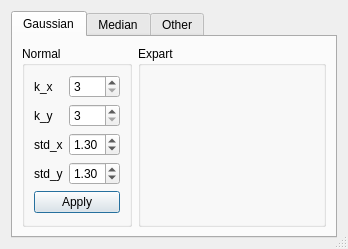
<?xml version="1.0" encoding="UTF-8"?>
<ui version="4.0">
 <class>BlurDialog</class>
 <widget class="QDialog" name="BlurDialog">
  <property name="geometry">
   <rect>
    <x>0</x>
    <y>0</y>
    <width>348</width>
    <height>219</height>
   </rect>
  </property>
  <property name="windowTitle">
   <string>BlurDialog</string>
  </property>
  <property name="sizeGripEnabled">
   <bool>true</bool>
  </property>
  <layout class="QVBoxLayout" name="verticalLayout">
   <item>
    <widget class="QTabWidget" name="tabWidget">
     <property name="tabPosition">
      <enum>QTabWidget::North</enum>
     </property>
     <property name="tabShape">
      <enum>QTabWidget::Rounded</enum>
     </property>
     <property name="currentIndex">
      <number>0</number>
     </property>
     <widget class="QWidget" name="Gaussian_tab">
      <attribute name="title">
       <string>Gaussian</string>
      </attribute>
      <layout class="QHBoxLayout" name="horizontalLayout_4">
       <item>
        <widget class="QGroupBox" name="grp_Gaussian_Normal">
         <property name="title">
          <string>Normal</string>
         </property>
         <layout class="QHBoxLayout" name="horizontalLayout_2">
          <item>
           <layout class="QFormLayout" name="formLayout_3">
            <item row="0" column="0">
             <widget class="QLabel" name="lbl_Gaussian_k_x">
              <property name="text">
               <string>k_x</string>
              </property>
             </widget>
            </item>
            <item row="0" column="1">
             <widget class="QSpinBox" name="sBox_Gaussian_k_x">
              <property name="minimum">
               <number>3</number>
              </property>
              <property name="singleStep">
               <number>2</number>
              </property>
              <property name="value">
               <number>3</number>
              </property>
             </widget>
            </item>
            <item row="1" column="0">
             <widget class="QLabel" name="lbl_Gaussian_k_y">
              <property name="text">
               <string>k_y</string>
              </property>
             </widget>
            </item>
            <item row="1" column="1">
             <widget class="QSpinBox" name="sBox_Gaussian_k_y">
              <property name="minimum">
               <number>3</number>
              </property>
              <property name="singleStep">
               <number>2</number>
              </property>
              <property name="value">
               <number>3</number>
              </property>
             </widget>
            </item>
            <item row="2" column="0">
             <widget class="QLabel" name="lbl_Gaussian_std_x">
              <property name="text">
               <string>std_x</string>
              </property>
             </widget>
            </item>
            <item row="2" column="1">
             <widget class="QDoubleSpinBox" name="dsBox_Gaussian_std_x">
              <property name="minimum">
               <double>0.100000000000000</double>
              </property>
              <property name="maximum">
               <double>5.000000000000000</double>
              </property>
              <property name="singleStep">
               <double>0.100000000000000</double>
              </property>
              <property name="value">
               <double>1.300000000000000</double>
              </property>
             </widget>
            </item>
            <item row="3" column="0">
             <widget class="QLabel" name="lbl_Gaussian_std_y">
              <property name="text">
               <string>std_y</string>
              </property>
             </widget>
            </item>
            <item row="3" column="1">
             <widget class="QDoubleSpinBox" name="dsBox_Gaussian_std_y">
              <property name="minimum">
               <double>0.100000000000000</double>
              </property>
              <property name="maximum">
               <double>5.000000000000000</double>
              </property>
              <property name="singleStep">
               <double>0.100000000000000</double>
              </property>
              <property name="value">
               <double>1.300000000000000</double>
              </property>
             </widget>
            </item>
            <item row="4" column="0" colspan="2">
             <widget class="QPushButton" name="pBtn_Gaussian_Apply">
              <property name="text">
               <string>Apply</string>
              </property>
             </widget>
            </item>
           </layout>
          </item>
         </layout>
        </widget>
       </item>
       <item>
        <widget class="QGroupBox" name="grp_Gaussian_Expart">
         <property name="title">
          <string>Expart</string>
         </property>
         <layout class="QHBoxLayout" name="horizontalLayout_3">
          <item>
           <spacer name="horizontalSpacer">
            <property name="orientation">
             <enum>Qt::Horizontal</enum>
            </property>
            <property name="sizeHint" stdset="0">
             <size>
              <width>40</width>
              <height>20</height>
             </size>
            </property>
           </spacer>
          </item>
         </layout>
        </widget>
       </item>
      </layout>
     </widget>
     <widget class="QWidget" name="Median_tab">
      <attribute name="title">
       <string>Median</string>
      </attribute>
      <layout class="QHBoxLayout" name="horizontalLayout_7">
       <item>
        <widget class="QGroupBox" name="grp_Median_Normal">
         <property name="title">
          <string>Normal</string>
         </property>
         <layout class="QHBoxLayout" name="horizontalLayout_5">
          <item>
           <layout class="QFormLayout" name="formLayout_4">
            <item row="0" column="0">
             <widget class="QLabel" name="lbl_Median_k_xy">
              <property name="text">
               <string>k xy</string>
              </property>
             </widget>
            </item>
            <item row="0" column="1">
             <widget class="QSpinBox" name="sBox_Median_k_xy">
              <property name="minimum">
               <number>3</number>
              </property>
              <property name="singleStep">
               <number>2</number>
              </property>
              <property name="value">
               <number>3</number>
              </property>
             </widget>
            </item>
            <item row="1" column="0" colspan="2">
             <widget class="QPushButton" name="pBtn_Meidan_Apply">
              <property name="text">
               <string>Apply</string>
              </property>
             </widget>
            </item>
           </layout>
          </item>
         </layout>
        </widget>
       </item>
       <item>
        <widget class="QGroupBox" name="grp_Median_Expart">
         <property name="title">
          <string>Expart</string>
         </property>
         <layout class="QHBoxLayout" name="horizontalLayout_6">
          <item>
           <spacer name="horizontalSpacer_2">
            <property name="orientation">
             <enum>Qt::Horizontal</enum>
            </property>
            <property name="sizeHint" stdset="0">
             <size>
              <width>40</width>
              <height>20</height>
             </size>
            </property>
           </spacer>
          </item>
         </layout>
        </widget>
       </item>
      </layout>
     </widget>
     <widget class="QWidget" name="Other_tab">
      <attribute name="title">
       <string>Other</string>
      </attribute>
      <layout class="QHBoxLayout" name="horizontalLayout_10">
       <item>
        <widget class="QGroupBox" name="grp_Bilateral">
         <property name="title">
          <string>Bilateral</string>
         </property>
         <layout class="QHBoxLayout" name="horizontalLayout_8">
          <item>
           <layout class="QFormLayout" name="formLayout_5">
            <item row="0" column="0">
             <widget class="QLabel" name="lbl_Bilateral_k_xy">
              <property name="text">
               <string>k xy</string>
              </property>
             </widget>
            </item>
            <item row="0" column="1">
             <widget class="QSpinBox" name="sBox_Bilateral_k_xy">
              <property name="minimum">
               <number>3</number>
              </property>
              <property name="singleStep">
               <number>2</number>
              </property>
              <property name="value">
               <number>3</number>
              </property>
             </widget>
            </item>
            <item row="1" column="0">
             <widget class="QLabel" name="lbl_Bilateral_std_space">
              <property name="text">
               <string>space std</string>
              </property>
             </widget>
            </item>
            <item row="1" column="1">
             <widget class="QDoubleSpinBox" name="dsBox_Bilateral_std_space">
              <property name="minimum">
               <double>10.000000000000000</double>
              </property>
              <property name="maximum">
               <double>300.000000000000000</double>
              </property>
              <property name="singleStep">
               <double>1.000000000000000</double>
              </property>
              <property name="value">
               <double>20.000000000000000</double>
              </property>
             </widget>
            </item>
            <item row="2" column="0">
             <widget class="QLabel" name="lbl_Bilateral_std_luminance">
              <property name="text">
               <string>luminance std</string>
              </property>
             </widget>
            </item>
            <item row="2" column="1">
             <widget class="QDoubleSpinBox" name="dsBox_Bilateral_std_luminace">
              <property name="minimum">
               <double>10.000000000000000</double>
              </property>
              <property name="maximum">
               <double>200.000000000000000</double>
              </property>
              <property name="singleStep">
               <double>1.000000000000000</double>
              </property>
              <property name="value">
               <double>10.000000000000000</double>
              </property>
             </widget>
            </item>
            <item row="3" column="0" colspan="2">
             <widget class="QPushButton" name="pBtn_Bilateral_Apply">
              <property name="text">
               <string>Apply</string>
              </property>
             </widget>
            </item>
           </layout>
          </item>
         </layout>
        </widget>
       </item>
       <item>
        <widget class="QGroupBox" name="grp_Mosaic">
         <property name="title">
          <string>Mosaic</string>
         </property>
         <layout class="QFormLayout" name="formLayout_6">
          <item row="0" column="0">
           <widget class="QLabel" name="lbl_Mosaic_block_x">
            <property name="text">
             <string>block_x</string>
            </property>
           </widget>
          </item>
          <item row="0" column="1">
           <widget class="QSpinBox" name="sBox_Mosaic_block_x">
            <property name="minimum">
             <number>3</number>
            </property>
            <property name="singleStep">
             <number>1</number>
            </property>
            <property name="value">
             <number>5</number>
            </property>
           </widget>
          </item>
          <item row="1" column="0">
           <widget class="QLabel" name="lbl_Mosaic_block_y">
            <property name="text">
             <string>block_y</string>
            </property>
           </widget>
          </item>
          <item row="1" column="1">
           <widget class="QSpinBox" name="sBox_Mosaic_block_y">
            <property name="minimum">
             <number>3</number>
            </property>
            <property name="singleStep">
             <number>1</number>
            </property>
            <property name="value">
             <number>5</number>
            </property>
           </widget>
          </item>
          <item row="2" column="0" colspan="2">
           <widget class="QPushButton" name="pBtn_Mosaic_Apply">
            <property name="text">
             <string>Apply</string>
            </property>
           </widget>
          </item>
         </layout>
        </widget>
       </item>
      </layout>
     </widget>
    </widget>
   </item>
  </layout>
 </widget>
 <resources/>
 <connections/>
</ui>
